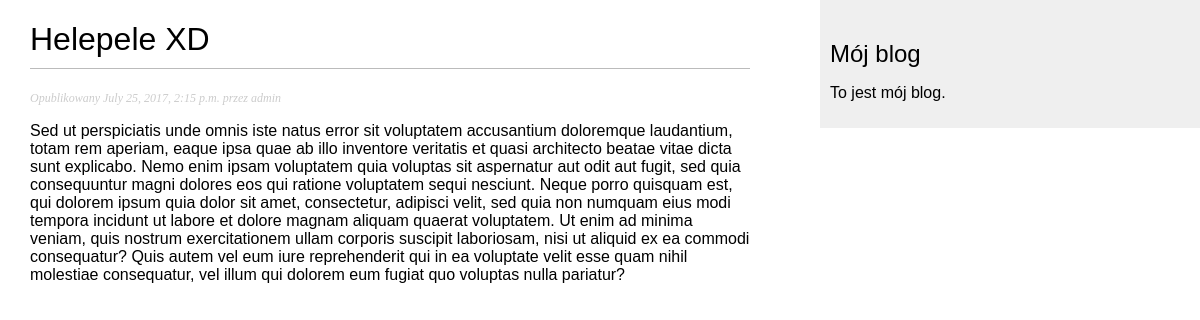
The app's page /blog/2017/07/25/helepele-xd1/ with its own data.
### blog/models.py (models this page shows, shortened)
class Post(models.Model):
    STATUS_CHOICES = (('draft', 'roboczy'), ('published', 'opublikowany'))
    title = models.CharField(max_length=250)
    slug = models.SlugField(max_length=250, unique_for_date='publish')
    author = models.ForeignKey(User, related_name='blog_posts')
    body = models.TextField()
    publish = models.DateTimeField(default=timezone.now)
    created = models.DateTimeField(auto_now_add=True)
    updated = models.DateTimeField(auto_now=True)
    status = models.CharField(max_length=10, choices=STATUS_CHOICES, default='draft')
    objects = models.Manager()
    published = PublishedManager()
    class Meta:
        ordering = ("-publish",)

### blog/views.py (the view)
# urls.py: url(r'^(?P<year>\d{4})/(?P<month>\d{2})/(?P<day>\d{2})/(?P<post>[-\w]+)/$', views.post_detail, name='post_detail')
def post_detail(request, year, month, day, post):
    post = get_object_or_404(Post, slug=post, status='published', publish__year=year, publish__month=month,
                             publish__day=day)
    return render(request, 'blog/post/detail.html', {'post': post})

### blog/templates/blog/post/detail.html (shortened to what this page needs)
{% extends "blog/base.html" %}
{% block content %}
    <h1>{{ post.title }}</h1>
    <p class="date">
        Opublikowany {{ post.publish }} przez {{ post.author }}
    </p>
    {{ post.body|linebreaks }}
{% endblock %}

### blog/static/css/blog.css (style rules this page uses)
body { margin:0; padding:0; font-family:helvetica, sans-serif; }
h1 { font-weight:normal; border-bottom:1px solid #bbb; padding:0 0 10px 0; }
p.date { color:#ccc; font-family: georgia, serif; font-size: 12px; font-style: italic; }

### records on screen
Post: title "Helepele XD", publish "July 25, 2017, 2:15 p.m.", author "admin", body "Sed ut perspiciatis unde omnis iste natus error sit voluptatem accusantium doloremque laudantium, totam rem aperiam, eaque ipsa quae ab illo inventore veritatis et quasi architecto beatae vitae dicta sunt explicabo. Nemo enim ipsam voluptatem quia voluptas sit aspernatur aut odit aut fugit, sed quia consequuntur magni dolores eos qui ratione voluptatem sequi nesciunt. Neque porro quisquam est, qui dolorem ipsum quia dolor sit amet, consectetur, adipisci velit, sed quia non numquam eius modi tempora incidunt ut labore et dolore magnam aliquam quaerat voluptatem. Ut enim ad minima veniam, quis nostrum exercitationem ullam corporis suscipit laboriosam, nisi ut aliquid ex ea commodi…"
